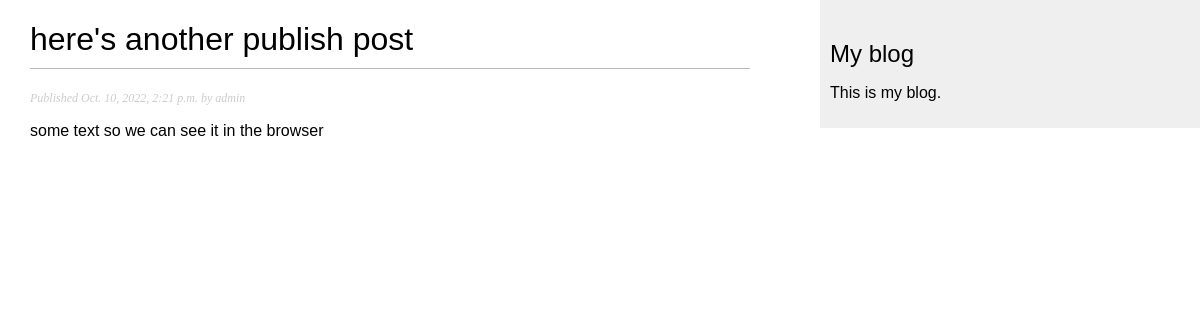
Screenshot of /blogapp/2022/10/10/heres-another-publish-post/ with the database file from the repository.
### blogapp/models.py (models this page shows, shortened)
class Post(models.Model):
  class Status(models.TextChoices):
    DRAFT = 'DF', 'Draft'
    PUBLISHED = 'PB', 'Published'
  title = models.CharField(max_length=250)
  slug = models.SlugField(max_length=250, unique_for_date='publish')
  author = models.ForeignKey(User, on_delete=models.CASCADE, related_name='blog_posts')
  body = models.TextField()
  publish = models.DateTimeField(default=timezone.now)
  created = models.DateTimeField(auto_now_add=True)
  updated = models.DateTimeField(auto_now=True)
  status = models.CharField(max_length=2, choices=Status.choices, default=Status.DRAFT)
  objects = models.Manager()
  published = PublishedManager()
  class Meta:
    ordering = ['-publish']
    indexes = [
      models.Index(fields=['-publish']),
    ]

### blogapp/views.py (the view)
# urls.py: path('<int:year>/<int:month>/<int:day>/<slug:post>/', views.post_detail, name='post_detail')
def post_detail(request, year, month, day, post):
  post = get_object_or_404(Post,
    status=Post.Status.PUBLISHED,
    slug=post,
    publish__year=year,
    publish__month=month,
    publish__day=day)
  return render(request, 'blog/post/detail.html', {'post':post})

### blogapp/templates/blog/post/detail.html (shortened to what this page needs)
{% extends 'blog/base.html' %}
{% block content %}
  <h1>{{ post.title }}</h1>
  <p class="date">
    Published {{ post.publish }} by {{ post.author }}
  </p>
  {{ post.body|linebreaks }}
{% endblock %}

### blogapp/static/css/blog.css (style rules this page uses)
body { margin:0; padding:0; font-family:helvetica, sans-serif; }
h1 { font-weight:normal; border-bottom:1px solid #bbb; padding:0 0 10px 0; }
p.date { color:#ccc; font-family: georgia, serif; font-size: 12px; font-style: italic; }

### rows the page displays
Post: title "here's another publish post", publish "Oct. 10, 2022, 2:21 p.m.", author "admin", body "some text so we can see it in the browser"
